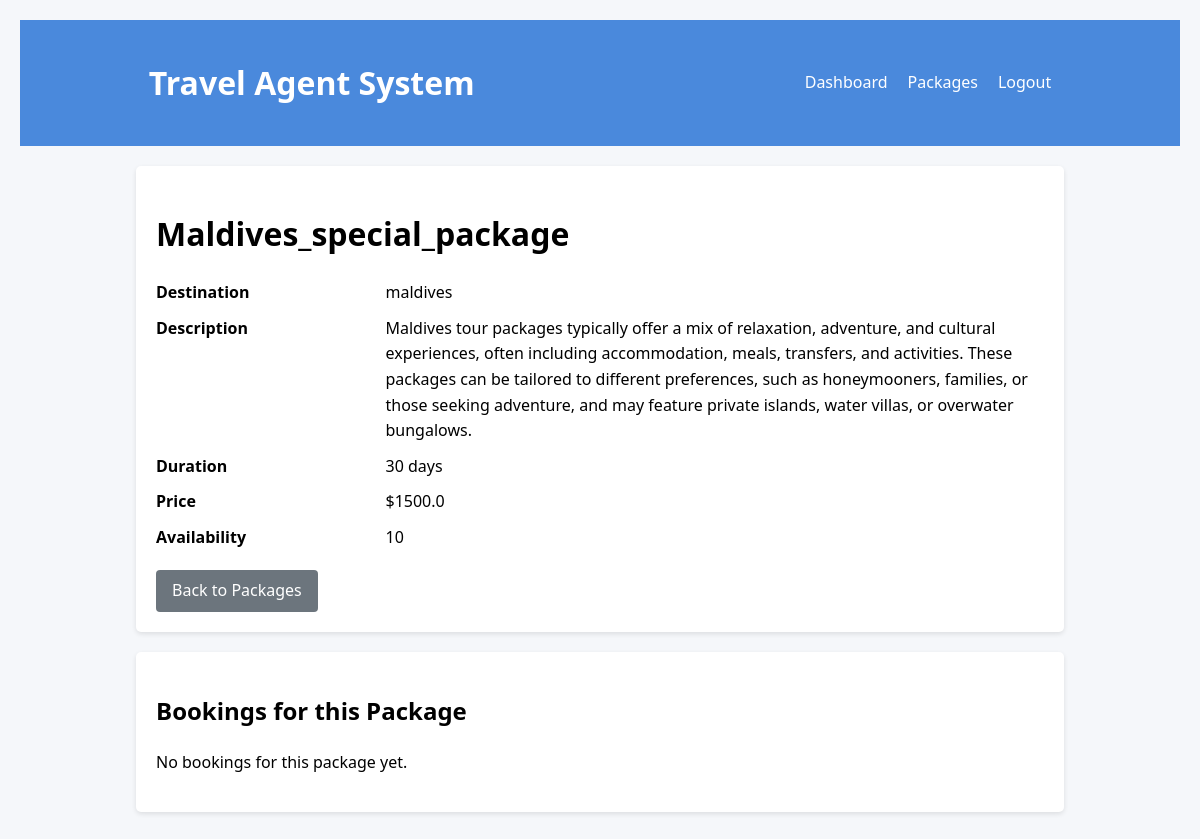
Page /packages/4 (signed in) on the committed database.
### simple_app_new.py (models this page shows)
class TravelPackage(db.Model):
    id = db.Column(db.Integer, primary_key=True)
    name = db.Column(db.String(100), nullable=False)
    description = db.Column(db.Text)
    destination = db.Column(db.String(100), nullable=False)
    duration = db.Column(db.Integer, nullable=False)  # in days
    price = db.Column(db.Float, nullable=False)
    availability = db.Column(db.Integer, default=10)  # max number of bookings
    created_at = db.Column(db.DateTime, default=datetime.utcnow)
    bookings = db.relationship('Booking', backref='package', lazy=True)

### simple_app_new.py (the view)
@app.route('/packages/<int:id>')
def view_package(id):
    if not session.get('user_id'):
        return redirect(url_for('login'))
    package = TravelPackage.query.get_or_404(id)
    return render_template('packages/view.html', title=package.name, package=package)

### templates/packages/view.html (shortened to what this page needs)
<!DOCTYPE html>
<html lang="en">
<head>
</head>
<body>
    <header>
        <div class="container">
            <div class="navbar">
                <h1>Travel Agent System</h1>
                <ul class="nav-list">
                    <li class="nav-item"><a class="nav-link" href="{{ url_for('dashboard') }}">Dashboard</a></li>
                    <li class="nav-item"><a class="nav-link" href="{{ url_for('list_packages') }}">Packages</a></li>
                    <li class="nav-item"><a class="nav-link" href="{{ url_for('logout') }}">Logout</a></li>
                </ul>
            </div>
        </div>
    </header>
    <div class="container">
        <div class="card">
            <h1>{{ package.name }}</h1>
            <dl>
                <dt>Destination</dt>
                <dd>{{ package.destination }}</dd>
                <dt>Description</dt>
                <dd>{{ package.description }}</dd>
                <dt>Duration</dt>
                <dd>{{ package.duration }} days</dd>
                <dt>Price</dt>
                <dd>${{ package.price }}</dd>
                <dt>Availability</dt>
                <dd>{{ package.availability }}</dd>
            </dl>
            <div style="margin-top: 20px;">
                <a href="{{ url_for('list_packages') }}" class="btn btn-secondary">Back to Packages</a>
            </div>
        </div>
        <div class="card">
            <h2>Bookings for this Package</h2>
            {% if package.bookings %}
                <table>
                    <thead>
                        <tr>
                            <th>Customer</th>
                            <th>Travel Date</th>
                            <th>Status</th>
                            <th>Number of Travelers</th>
                        </tr>
                    </thead>
                    <tbody>
                        {% for booking in package.bookings %}
                            <tr>
                                <td>{{ booking.customer.name }}</td>
                                <td>{{ booking.travel_date.strftime('%Y-%m-%d') }}</td>
                                <td>{{ booking.status }}</td>
                                <td>{{ booking.num_travelers }}</td>
                            </tr>
                        {% endfor %}
                    </tbody>
                </table>
            {% else %}
                <p>No bookings for this package yet.</p>
            {% endif %}
        </div>
    </div>
</body>
</html>

### templates/packages/view.html (style rules this page uses)
body { font-family: 'Segoe UI', Tahoma, Geneva, Verdana, sans-serif; line-height: 1.6; margin: 0; padding: 20px; background-color: #f5f7fa; }
.container { width: 80%; max-width: 1200px; margin: 0 auto; }
header { background-color: #4a89dc; color: white; padding: 1rem; margin-bottom: 20px; }
.navbar { display: flex; justify-content: space-between; align-items: center; }
.nav-list { display: flex; list-style: none; margin: 0; padding: 0; }
.nav-item { margin-left: 20px; }
.nav-link { color: white; text-decoration: none; }
.card { background-color: #fff; border-radius: 5px; box-shadow: 0 2px 5px rgba(0, 0, 0, 0.1); padding: 20px; margin-bottom: 20px; }
.btn { display: inline-block; padding: 8px 16px; background-color: #4a89dc; color: white; border: none; border-radius: 4px; text-decoration: none; cursor: pointer; margin-right: 10px; }
.btn-secondary { background-color: #6c757d; }
dl { display: grid; grid-template-columns: 1fr 3fr; gap: 10px; }
dt { font-weight: bold; }
dd { margin-left: 0; }

### rows in the picture
TravelPackage: name "Maldives_special_package", destination "maldives", description "Maldives tour packages typically offer a mix of relaxation, adventure, and cultural experiences, often including accommodation, meals, transfers, and activities. These packages can be tailored to different preferences, such as honeymooners, families, or those seeking adventure, and may feature private islands, water villas, or overwater bungalows.", duration "30", price "1500.0", availability "10"
